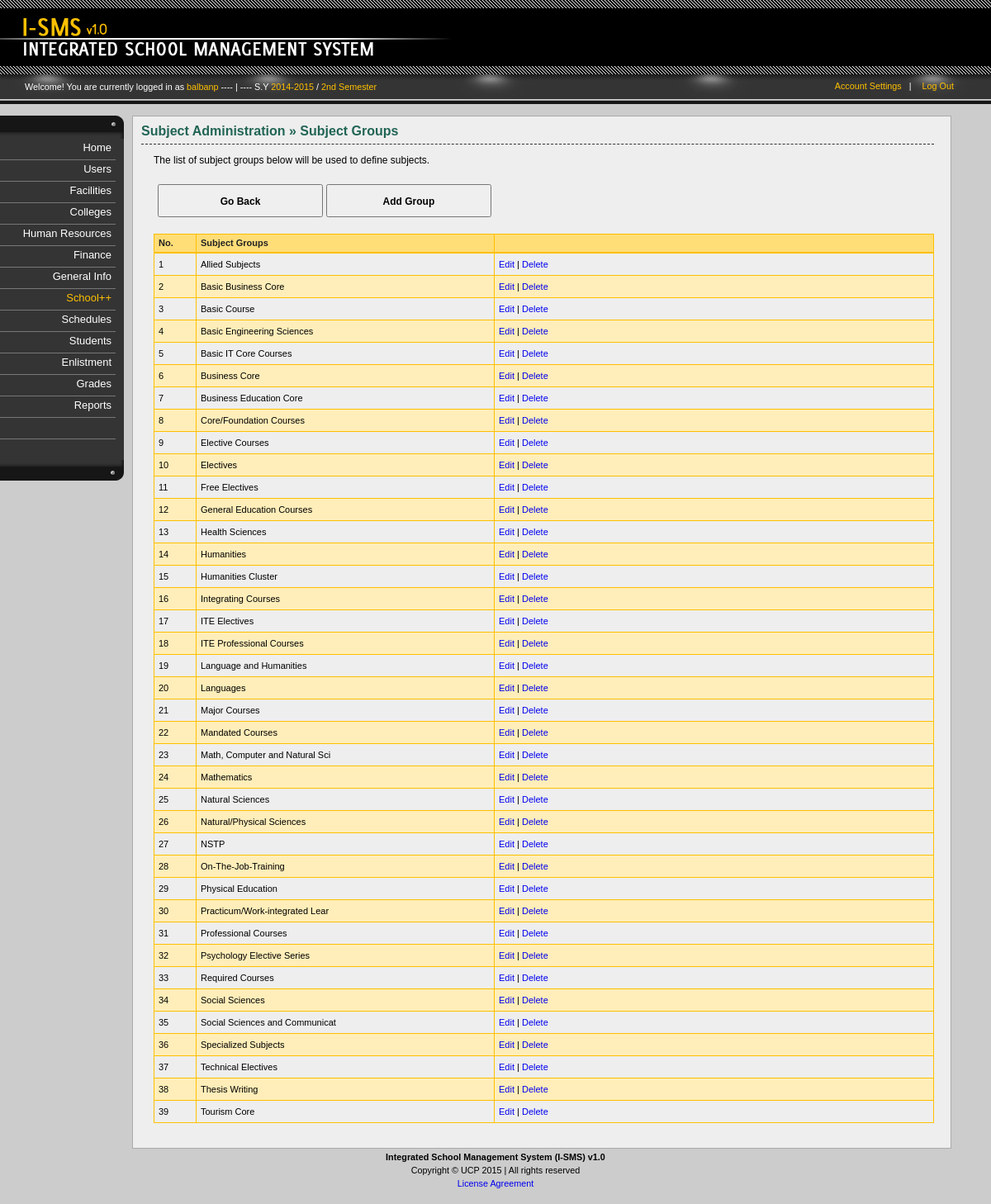
/schoolplusplus-subject-groups.php (signed in), run on the app's committed database.
### _system/_config/sys_config.php (called while the page is built, shortened)
<?php
		$DIR_SERVER_FOLDER = "";
		$DIR_CSS_DEFAULT = "http://" . $_SERVER['HTTP_HOST'] . $DIR_SERVER_FOLDER . "/design/default/css/";
?>

### _libs/classes/fix.inc.php (called while the page is built, shortened)
<?php
	class SchoolYear2{
		function __construct($year_id, $start, $end, $active){
			$this->start = $start;
			$this->end = $end;
		}
	}
	class Semester2{
		function __construct($semester_id, $description, $shorthand, $active){
			$this->description = $description;
		}
	}
	class FixManager{
		private $conn = null;
		function __construct($conn = null){
			if($conn !== null){
				$this->conn = $conn;
			} else {
				$this->error = "No defined connection.";
			}
		}
		function GetActiveSchoolYear(){
			$years = null;
			if($this->conn == null){
				$error = "No defined connection.";
				return null;
			} else {
				$conn = $this->conn;
				$query = "SELECT SchoolYearID, Start, End, Active FROM `sch-school_years` WHERE Active=1 ";
				$query .= "ORDER BY Start";
				$result = $conn->query($query);
				if($conn->error <> ""){
					$this->error = $conn->error;
				} else {
					$years = array();
					$ctr = 0;
					if($result->num_rows > 0){
						while($row = $result->fetch_assoc()){
							$years[$ctr] = new SchoolYear2($row['SchoolYearID'], $row['Start'], $row['End'], $row['Active']);
							$ctr++;
						}
					}
				}
			}
			return $years;
		}
		function GetActiveSemester(){
			$semesters = null;
			if($this->conn == null){
				$error = "No defined connection.";
				return null;
			} else {
				$conn = $this->conn;
				$query = "SELECT SemesterID, Description, Shorthand, Active FROM `sch-semesters` ";
				$query .= "WHERE 1=1 AND Active=1 ";
				$result = $conn->query($query);
				if($conn->error <> ""){
					$this->error = $conn->error;
				} else {
					$semesters = array();
					$ctr = 0;
					if($result->num_rows > 0){
						while($row = $result->fetch_assoc()){
							$semesters[$ctr] = new Semester2($row['SemesterID'], $row['Description'], $row['Shorthand'], $row['Active']);
							$ctr++;
						}
					}
				}
			}
			return $semesters;
		}
	}
?>

### _libs/classes/sbjcts.inc.php (called while the page is built, shortened)
<?php
	class SubjectGroup{
		function __construct($subject_group_id, $description){
			$this->group_id = $subject_group_id;
			$this->description = $description;
		}
	}
	class SubjectManager{
		private $conn = null;
		function __construct($conn = null){
			if($conn !== null){
				$this->conn = $conn;
			} else {
				$this->error = "No defined connection.";
			}
		}
		function GetSubjectGroups($group_id = null){
			$groups = null;
			if($this->conn == null){
				$error = "No defined connection.";
				return null;
			} else {
				$conn = $this->conn;
				$query = "SELECT SubjectGroupID, Description FROM `sch-subject_group` ";
				$query .= "ORDER BY Description ";
				$result = $conn->query($query);
				if($conn->error <> ""){
					$this->error = $conn->error;
				} else {
					$groups = array();
					$ctr = 0;
					if($result->num_rows > 0){
						while($row = $result->fetch_assoc()){
							$groups[$ctr] = new SubjectGroup($row['SubjectGroupID'], $row['Description']);
							$ctr++;
						}
					}
				}
			}
			return $groups;
		}
	}
?>

### schoolplusplus-subject-groups.php (the view, shortened to what this page needs)
<?php
	require_once("_system/_config/sys_config.php");
	require_once(CLASSLIST . "user.inc.php");
	require_once(CLASSLIST . "menu.inc.php");
	require_once(CLASSLIST . "sbjcts.inc.php");
	if(isset($_SESSION['UserInfo'])){
		$UserInfo = unserialize($_SESSION['UserInfo']);
	} else {
		header("Location: index.php?error=2");
		exit();
	}
	$ISMS = new ISMSConnection(CONNECTION_TYPE);
	$conn = $ISMS->GetConnection();
	$hnd = new SubjectManager($conn);
	$groups = $hnd->GetSubjectGroups();
?>
<!DOCTYPE html PUBLIC "-//W3C//DTD XHTML 1.0 Transitional//EN" "http://www.w3.org/TR/xhtml1/DTD/xhtml1-transitional.dtd">
<html lang="en-US" xml:lang="en-US" xmlns="http://www.w3.org/1999/xhtml">
	<head>
<?php
	require_once("_system/_config/head_config.php");
	echo "<link rel=\"stylesheet\" href=\"" . $DIR_CSS_DEFAULT . "home.css\" />";
	echo "<link rel=\"stylesheet\" href=\"" . $DIR_CSS_DEFAULT . "verticalnav.css\" />";
	echo "<link rel=\"stylesheet\" href=\"" . $DIR_CSS_DEFAULT . "columns.css\" />";
	echo "<link rel=\"stylesheet\" href=\"" . $DIR_CSS_DEFAULT . "content.css\" />";
	echo "<link rel=\"stylesheet\" href=\"" . $DIR_CSS_DEFAULT . "actions.css\" />";
	echo "<link rel=\"stylesheet\" href=\"" . $DIR_CSS_DEFAULT . "tables.css\" />";
	echo "<link rel=\"stylesheet\" href=\"" . $DIR_CSS_DEFAULT . "tweaks.css\" />";
?>
	</head>
	<body id="school">
		<div id="container">
			<div id="header">
				<?php require_once("_system/main/banner.inc.php"); ?>
				<?php require_once("_system/main/dashboard.inc.php"); ?>
			</div><?php  ?>
			<div id="body">
				<div class="content">
					<div class="column" id="column-first">
						<?php require_once("_system/main/mainmenu.inc.php"); ?>
					</div>
					<div class="column" id="column-second">
						<div class="inner">
							<h1>
								<span class="Highlight">Subject Administration &raquo; Subject Groups</span>
							</h1>
							<p class="">The list of subject groups below will be used to define subjects.</p>
							<div id="actions">
								<p class="action">
									<input type="button" value="Go Back" onclick="window.location='schoolplusplus.php'" />
									<input type="button" value="Add Group" onclick="window.location='schoolplusplus-subject-groups-add.php'" />
								</p>
							</div>
							<div class="table">
								<table class="positions" cellspacing="0" title="">
									<thead>
										<th id="Count">No.</th>
										<th id="Position">Subject Groups</th>
										<th id="Actions"></th>
									</thead>
									<?php
										$ctr = 0;
										foreach($groups as $item){
											$ctr++;
											if($ctr % 2 == 0){
												echo "<tr class=\"even\">";
											} else {
												echo "<tr class=\"odd\">";
											}
												echo "<td>{$ctr}</td>";
												echo "<td>{$item->description}</td>";
												echo "<td class=\"Actions\">";
													echo "<a href=\"schoolplusplus-subject-groups-edit.php?id={$item->group_id}\">Edit</a>";
													echo " | ";
													echo "<a href=\"schoolplusplus-subject-groups-edit.php?id={$item->group_id}&action=delete\" onclick=\"return confirm('Delete subject group? Click OK to continue.')\">Delete</a>";
												echo "</td>";
											echo "</tr>";
										}
									?>
								</table>
							</div>
						</div>
					</div>
				</div>
			</div><?php  ?>
			<div id="footer">
				<?php require_once("_system/main/footer.inc.php"); ?>
			</div><?php  ?>
		</div>
	</body>
</html>

### _system/main/dashboard.inc.php (shortened to what this page needs)
<div id="dashboard">
	<div class="inner">
		<p class="greetings">Welcome! You are currently logged in as
			<span class="highlight">
				<?php echo $UserInfo->username; ?>
			</span>
			<?php
				require_once(CLASSLIST . 'fix.inc.php');
				$ISMS2 = new ISMSConnection(CONNECTION_TYPE);
				$conn2 = $ISMS2->GetConnection();
				$dash = new FixManager($conn2);
				$tmp_sy = $dash->GetActiveSchoolYear();
				$tmp_sem = $dash->GetActiveSemester();
				$curr_sy = $tmp_sy[0]->start . "-" . $tmp_sy[0]->end;
				$curr_sem = $tmp_sem[0]->description;
				if(isset($curr_sy)){
					echo " ---- | ---- S.Y <span class=\"highlight\">" . $curr_sy;
					echo "</span> / <span class=\"highlight\">" . $curr_sem . "</span>";
				}
			?>
		</p>
		<div class="options">
			<ul>
				<li><a href="account-settings.php">Account Settings</a>&nbsp;&nbsp;&nbsp;|</li>
				<li><a href="logout.php">Log Out</a></li>
			</ul>
		</div>
	</div>
</div>

### design/default/css/general.css (style rules this page uses)
html { font: 67.5% Arial, Tahoma, Verdana, "Times New Roman"; }
body { font-size: 100%; background-color: #f0efef; background-color: #ccc; background-image: url(../images/logo.png); padding-bottom: 20px; }
#header { height: 90px; background-color: #000; }
p { line-height: 1.5em; }
p.action input { width: 200px; height: 40px; font-weight: bold; font-family: Arial!important; }
p.action { font-size: 14px!important; }

### design/default/css/home.css (style rules this page uses)
#header { margin-bottom: 50px; }
#dashboard .inner { display: block; height: 24px; padding: 7px 0px 5px 30px; background-image: url("../images/dashboard.png"); background-color: #000; position:relative; }
#dashboard .options { position: absolute;right: 35px;top: 9px; width: 200px; text-align: right; }
#dashboard .options a { color: #ffc000; text-decoration: none }
#dashboard .options ul li { display: inline; margin-right: 10px; color: #fff; }
#dashboard .greetings { margin-top: 0px; color: #fff; }
#dashboard .inner .greetings .highlight { color: #ffc000; }

### design/default/css/columns.css (style rules this page uses)
.content div.column { float: left; }
#column-first { width: 160px; }
#column-second { width: 80%; background-color: #eee; border: 1px solid #aaa; padding: 10px 20px 30px 10px; color: 333; overflow: hidden; }

### design/default/css/content.css (style rules this page uses)
div#body { padding-bottom: 20px; }
div#column-second h1 { font-size: 16px; padding: 10px 30px 7px 0px; border-bottom: 1px dashed #333; margin-top: 10px; }
div#column-second h1:first-child { font-size: 16px; padding: 0px 30px 7px 0px; border-bottom: 1px dashed #333; margin-top: 0px; border-top: 0; }
div#column-second h1 span.Highlight { color: #226555; font-weight: bold; }
div#column-second p { margin: 10px 20px 0px 15px; font-size: 12px; }
div#actions p { font-size: 11px; }
div#actions input { font-size: 12px; font-family: "Century Gothic", Arial, Tahoma, Verdana, "Times New Roman" }

### design/default/css/actions.css (style rules this page uses)
div#actions { margin: 5px 0px 0px 0px; padding: 5px 5px 10px 5px; }
p.action input { padding: 3px 10px 2px 10px; }

### design/default/css/tables.css (style rules this page uses)
div.table { margin-left: 15px; margin-top: 10px; font-size: 11px; }
div.table table { border: 1px solid #ffc000; }
div.table table thead th { background-color: #ffdd77; border-bottom: 2px solid #ffc000; color: #222; font-weight: bold; }
div.table table thead th, div.table table td { padding: 5px 5px 5px 5px; text-align:left; }
div.table table th,div.table table td { border-right: 1px solid #ffc000; border-bottom: 1px solid #ffc000; }
div.table table td { cursor: pointer; line-height: 16px; }
div.table table.positions { width: 100%; }
div.table td.Actions a { text-decoration: none; }
div.table td { vertical-align: middle; }
div.table th { vertical-align: middle; }
table.positions th#Count { width: 40px; }
table.positions th#Position { width: 350px; }
tr.even { background-color: #ffeeb9; }

### data on the page
sch-school_years: curr_sy "2014-2015"
sch-semesters: Description "2nd Semester"
sch-subject_group: Description "Allied Subjects"
sch-subject_group: Description "Basic Business Core"
sch-subject_group: Description "Basic Course"
sch-subject_group: Description "Basic Engineering Sciences"
sch-subject_group: Description "Basic IT Core Courses"
sch-subject_group: Description "Business Core"
sch-subject_group: Description "Business Education Core"
sch-subject_group: Description "Core/Foundation Courses"
sch-subject_group: Description "Elective Courses"
sch-subject_group: Description "Electives"
sch-subject_group: Description "Free Electives"
sch-subject_group: Description "General Education Courses"
sch-subject_group: Description "Health Sciences"
sch-subject_group: Description "Humanities"
sch-subject_group: Description "Humanities Cluster"
sch-subject_group: Description "Integrating Courses"
sch-subject_group: Description "ITE Electives"
sch-subject_group: Description "ITE Professional Courses"
sch-subject_group: Description "Language and Humanities"
sch-subject_group: Description "Languages"
sch-subject_group: Description "Major Courses"
sch-subject_group: Description "Mandated Courses"
sch-subject_group: Description "Math, Computer and Natural Sci"
sch-subject_group: Description "Mathematics"
sch-subject_group: Description "Natural Sciences"
sch-subject_group: Description "Natural/Physical Sciences"
sch-subject_group: Description "NSTP"
sch-subject_group: Description "On-The-Job-Training"
sch-subject_group: Description "Physical Education"
sch-subject_group: Description "Practicum/Work-integrated Lear"
sch-subject_group: Description "Professional Courses"
sch-subject_group: Description "Psychology Elective Series"
sch-subject_group: Description "Required Courses"
sch-subject_group: Description "Social Sciences"
sch-subject_group: Description "Social Sciences and Communicat"
sch-subject_group: Description "Specialized Subjects"
sch-subject_group: Description "Technical Electives"
sch-subject_group: Description "Thesis Writing"
sch-subject_group: Description "Tourism Core"

### other printed values
$UserInfo->username "balbanp"
$MenuItem->display "Home"
$MenuItem->display "Users"
$MenuItem->display "Facilities"
$MenuItem->display "Colleges"
$MenuItem->display "Human Resources"
$MenuItem->display "Finance"
$MenuItem->display "General Info"
$MenuItem->display "School++"
$MenuItem->display "Schedules"
$MenuItem->display "Students"
$MenuItem->display "Enlistment"
$MenuItem->display "Grades"
$MenuItem->display "Reports"
